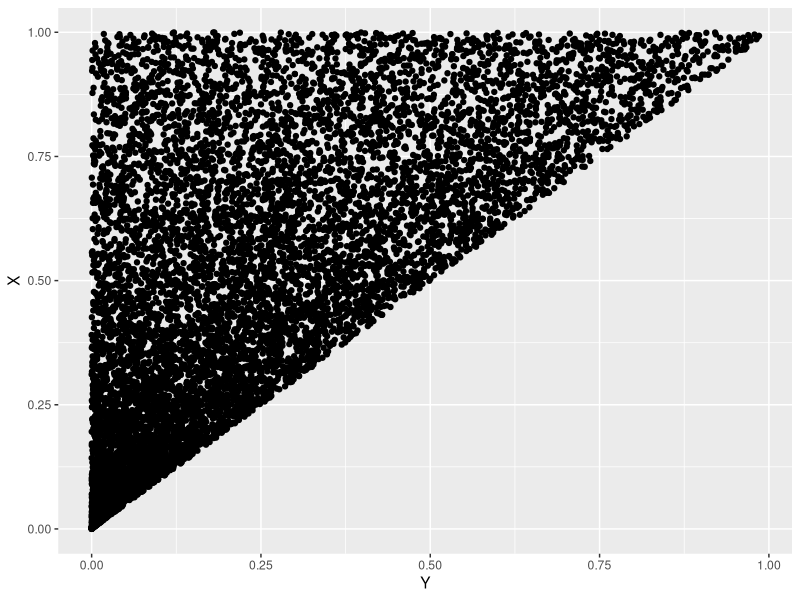
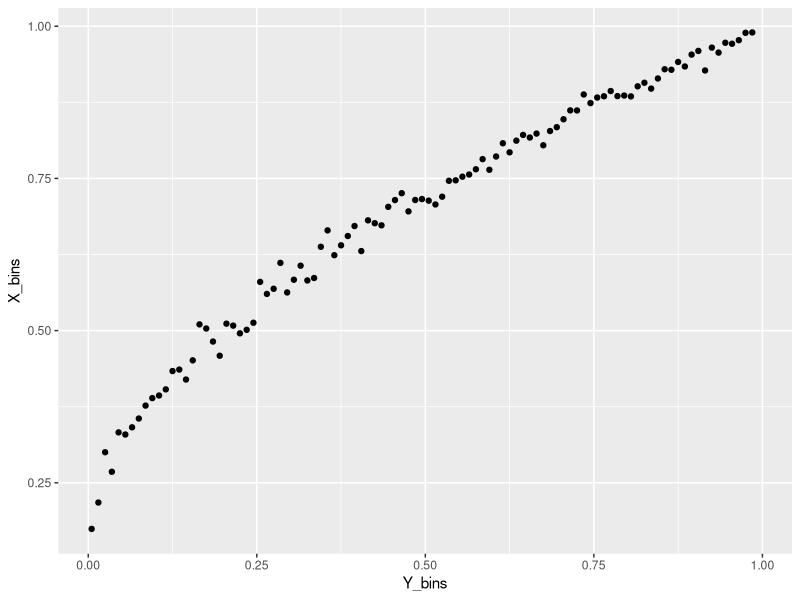
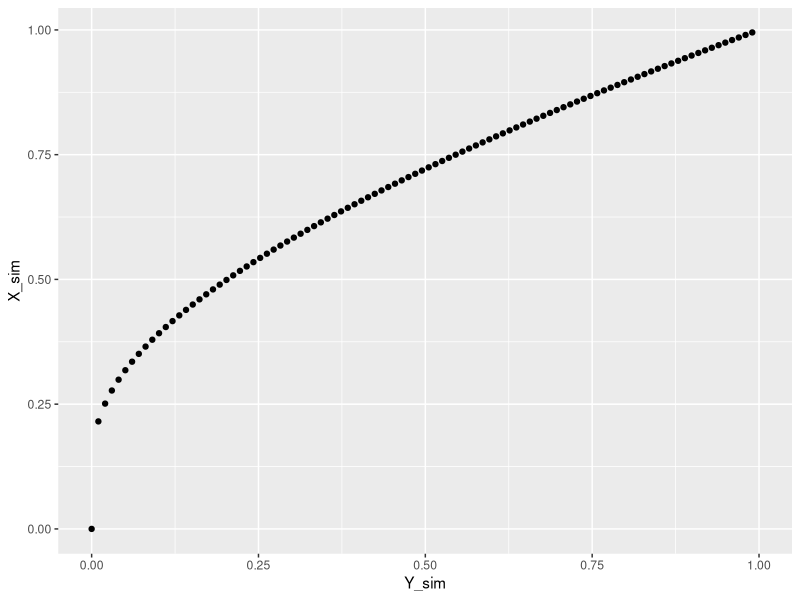
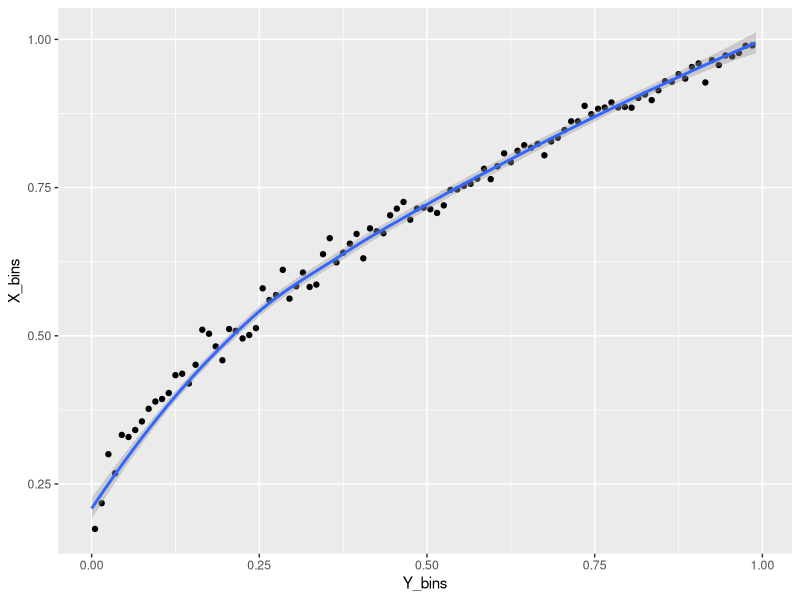
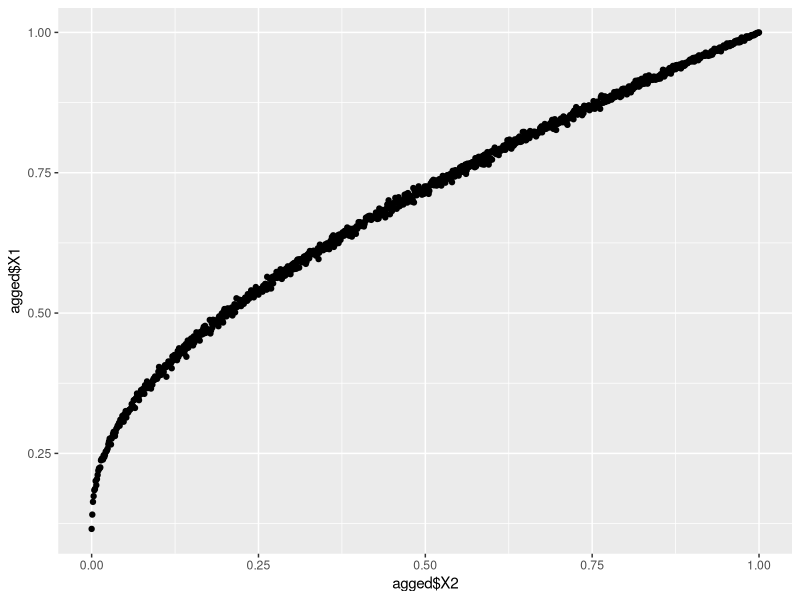

These figures' R source, in order: (Note: this script raises an error after producing the figures.)
library(ggplot2)
library(dplyr)
library(psych)

### Part 1 (Andrew's solution) ###

# Simulate X and Y for 10000 trials
n_trials = 10000
X = runif(n_trials)
Y = runif(n_trials, max=X)
qplot(Y, X)

# Do the binning
bin_width = 0.01
n_bins = 1/bin_width
bin_right = 1:n_bins * bin_width
bin_left = bin_right - bin_width
X_bins = sapply(1:n_bins, function(n) mean(X[Y > bin_left[n] & Y < bin_right[n]]))
Y_bins = sapply(1:n_bins, function(n) mean(c(bin_left[n], bin_right[n])))
qplot(Y_bins, X_bins)

# Plot theoretical result
Y_sim = seq(0, 1, length.out=n_bins)
X_sim = (Y_sim - 1) / log(Y_sim)
qplot(Y_sim, X_sim)

# Plot simulated + theoretical result
df = data.frame(X_bins, Y_bins, X_sim, Y_sim)
ggplot(df) + geom_point(aes(x=Y_bins, y=X_bins)) + geom_smooth(aes(x=Y_sim, y=X_sim))

### Part 1 (Jonah's solution for Monte Carlo simulation) ###

ldf = data.frame(t(sapply(1:1000000, function(i){x = runif(1); y = runif(1)*x; c(x,y)})))
ldf$X2 = round(ldf$X2 , 3)
agged = aggregate(ldf, ldf["X2"], FUN = mean)
agged = agged[1:2]

qplot(agged$X2, agged$X1)

### Part 2 (Andrew's solution) ###

# Load dataset
help(msq)
df = msq

# Compute fraction of missing values
frac_missing = sapply(df, function(col) sum(is.na(col)) / length(col))
frac_missing[order(frac_missing, decreasing=TRUE)][1:10]

# Select subset of columns
df = select(df, Extraversion, Neuroticism, active:scornful)

# Replace missing values with column means
for (i in 1:ncol(df)) {
  df[[i]][is.na(df[[i]])] = mean(df[[i]], na.rm=TRUE)
}

# Plots
ggplot(df, aes(x=Extraversion)) + geom_histogram()
ggplot(df, aes(x=Neuroticism)) + geom_histogram()
ggplot(df, aes(x=Extraversion)) + geom_density()
ggplot(df, aes(x=Neuroticism)) + geom_density()
ggplot(df, aes(x=Neuroticism, y=Extraversion)) + geom_point() + geom_smooth()

# Linear fits
fit_neuro = lm(Neuroticism ~ .-Extraversion, df)
fit_extra = lm(Extraversion ~ .-Neuroticism, df)

# Coefficients
top_ten = function(coefs) coefs[order(abs(coefs), decreasing=TRUE)][1:10]
top_ten(coef(fit_neuro))
top_ten(coef(fit_extra))
